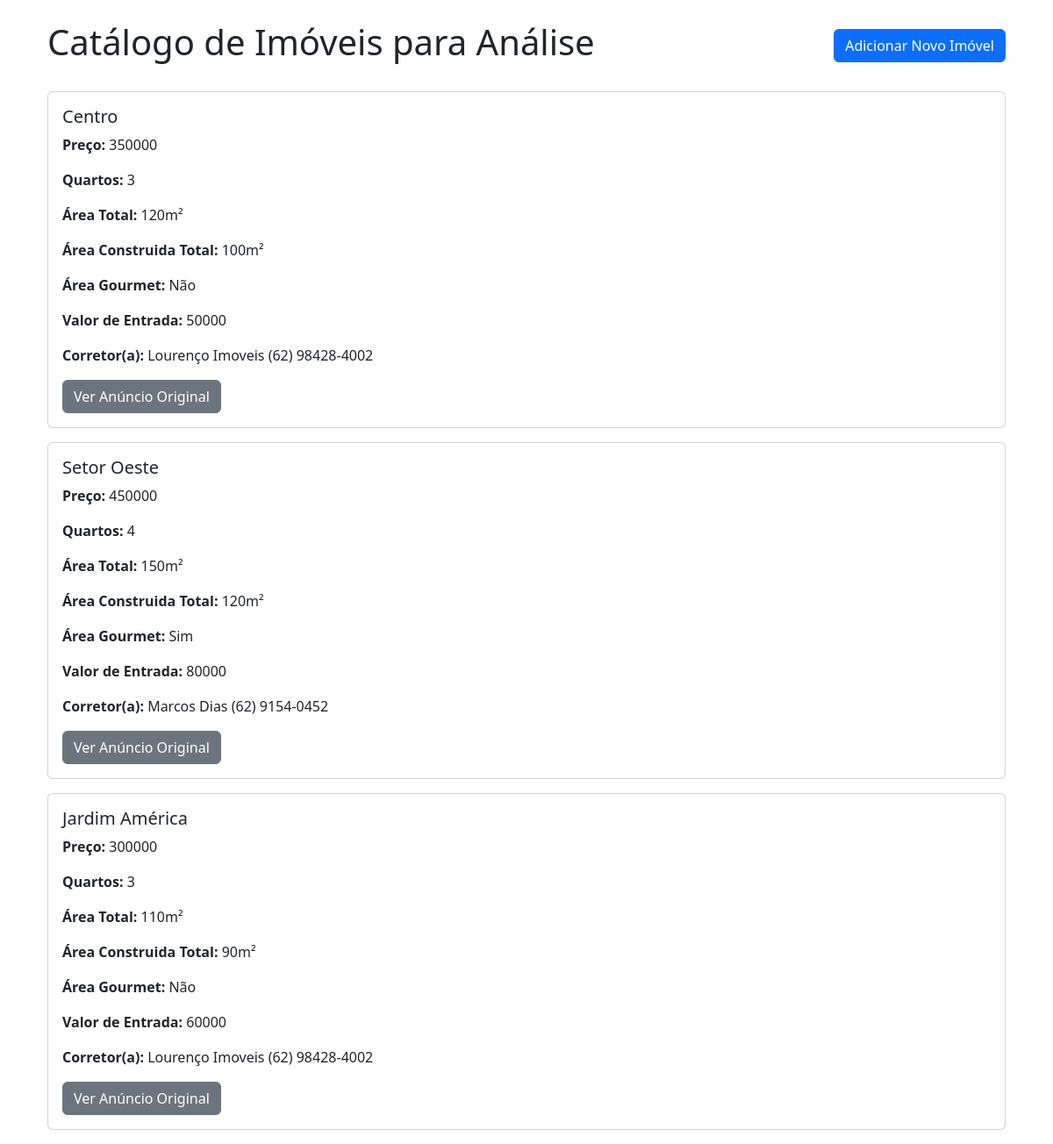
/imoveis, run on the app's committed database.
### models.py (models this page shows, shortened)
class Imoveis(db.Model):
    __tablename__ = 'Imoveis'
    id = db.Column(db.Integer, primary_key=True,autoincrement=True)
    regiao = db.Column(db.String, nullable=False)
    preco = db.Column(db.Integer, nullable=False)
    quartos = db.Column(db.Integer, nullable=False)
    area_total = db.Column(db.String)
    area_construida = db.Column(db.String)
    area_gourmet = db.Column(db.String)
    valor_entrada = db.Column(db.Integer)
    link_anuncio = db.Column(db.String, nullable=False)
    id_corretor = db.Column(db.Integer, db.ForeignKey('Corretores.id'), nullable=False)
    corretor = db.relationship('Corretores', backref='Imoveis')

class Corretores(db.Model):
    __tablename__ = 'Corretores'
    id = db.Column(db.Integer, primary_key=True, autoincrement=True)
    nome = db.Column(db.String,nullable=False)
    contato = db.Column(db.String, nullable=False)

### routes.py (the view)
@rotas.route('/imoveis')
def index():
 imoveis = Imoveis.query.order_by(Imoveis.id)
 return render_template('index.html', lista_de_imoveis=imoveis)

### templates/index.html (shortened to what this page needs)
{% extends 'base.html' %}
{% block content %}
    <div class="d-flex justify-content-between align-items-center mb-4">
        <h1>Catálogo de Imóveis para Análise</h1>
        <a href="/cadastrar" class="btn btn-primary">Adicionar Novo Imóvel</a>
    </div>
    {% for imovel in lista_de_imoveis %}
        <div class="card mb-3">
            <div class="card-body">
                <h5 class="card-title">{{ imovel.regiao }}</h5>
                <p class="card-text"><strong>Preço:</strong> {{ imovel.preco }}</p>
                <p class="card-text"><strong>Quartos:</strong> {{ imovel.quartos }}</p>
                <p class="card-text"><strong>Área Total:</strong> {{ imovel.area_total }}</p>
                <p class="card-text"><strong>Área Construida Total:</strong> {{ imovel.area_construida }}</p>
                <p class="card-text"><strong>Área Gourmet:</strong> {{ imovel.area_gourmet }}</p>
                <p class="card-text"><strong>Valor de Entrada:</strong> {{ imovel.valor_entrada }}</p>
                <p class="card-text"><strong>Corretor(a):</strong> {{ imovel.corretor.nome }} {{imovel.corretor.contato}}</p>
                <a href="{{ imovel.link_anuncio }}" class="btn btn-secondary" target="_blank">Ver Anúncio Original</a>
            </div>
        </div>
    {% endfor %}
{% endblock %}

### templates/base.html (shortened to what this page needs)
<!doctype html>
<html lang="pt-br">
<head>
   <link rel="stylesheet" href="{{url_for('static', filename='bootstrap.css')}}">
</head>
<body>
    <div class="container">
     <div class="container mt-4">
        {% block content %}{% endblock %}
     </div>
    </div>
</body>
</html>

### data on the page
Imoveis: regiao "Centro", preco "350000", quartos "3", area_total "120m²", area_construida "100m²", area_gourmet "Não", valor_entrada "50000", corretor.nome "Lourenço Imoveis", corretor.contato "(62) 98428-4002"
Imoveis: regiao "Setor Oeste", preco "450000", quartos "4", area_total "150m²", area_construida "120m²", area_gourmet "Sim", valor_entrada "80000", corretor.nome "Marcos Dias", corretor.contato "(62) 9154-0452"
Imoveis: regiao "Jardim América", preco "300000", quartos "3", area_total "110m²", area_construida "90m²", area_gourmet "Não", valor_entrada "60000", corretor.nome "Lourenço Imoveis", corretor.contato "(62) 98428-4002"
